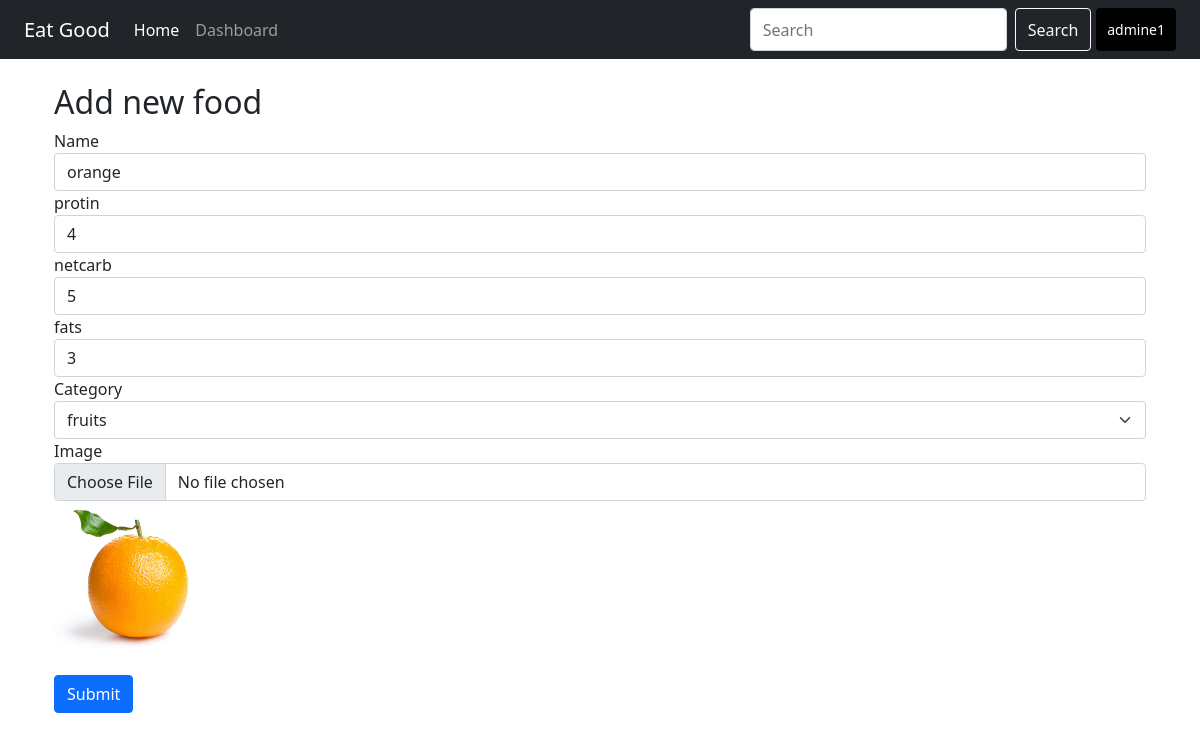
The page /editefood.php?id=4 (signed in) on the database its author committed.
### tables this page shows
CREATE TABLE IF NOT EXISTS `food` (
  `id` int(11) NOT NULL AUTO_INCREMENT,
  `name` char(150) NOT NULL,
  `protein` int(11) NOT NULL,
  `netcarb` int(11) NOT NULL,
  `fat` int(11) NOT NULL,
  `image` varchar(150) NOT NULL,
  `cat_id` int(11) NOT NULL,
  PRIMARY KEY (`id`),
  KEY `cat_id` (`cat_id`)
);

CREATE TABLE IF NOT EXISTS `categories` (
  `id` int(11) NOT NULL AUTO_INCREMENT,
  `name` char(150) NOT NULL,
  PRIMARY KEY (`id`)
);

### editefood.php (the view, shortened to what this page needs)
<?php
    require 'connection.php';
    if($_SERVER['REQUEST_METHOD'] == "GET"){
        $id =  filter_var($_GET['id'],FILTER_SANITIZE_NUMBER_INT);
        $sql  = "SELECT * from food where id = ".$id;
        $op =   mysqli_query($con,$sql);
        $sql2  = "SELECT * from categories ";
        $op2 =   mysqli_query($con,$sql2);
        if($op && $op2){
            $data = mysqli_fetch_assoc($op);
        }else{
            echo 'No data related to this id ';
        }
        $imagePath = './uploads/'.$data['image'];
    }
?>
<!DOCTYPE html>
<html lang="en">
<head>
    <?php include 'header.php';?>
</head>
<body>
    <header>
        <?php include 'navbar.php';?>
    </header>
    <br>
    <div class="container">
        <h2>Add new food</h2>
        <form method="post" action="<?php $_SERVER['PHP_SELF']?>" enctype="multipart/form-data">
            <div class="form-group">
                <label for="exampleInputEmail1">Name</label>
                <input type="text" name="name" value="<?php echo $data['name']; ?>" class="form-control" id="exampleInputName" aria-describedby="" placeholder="">
            </div>
            <div class="form-group">
                <label for="exampleInputEmail1">protin</label>
                <input type="text" name="protin" value="<?php echo $data['protein']; ?>" class="form-control" id="exampleInputName" aria-describedby="" placeholder="">
            </div>
            <div class="form-group">
                <label for="exampleInputEmail1">netcarb</label>
                <input type="text" name="netcarb" value="<?php echo $data['netcarb']; ?>" class="form-control" id="exampleInputName" aria-describedby="" placeholder="">
            </div>
            <div class="form-group">
                <label for="exampleInputEmail1">fats</label>
                <input type="text" name="fat" value="<?php echo $data['fat']; ?>" class="form-control" id="exampleInputName" aria-describedby="" placeholder="">
            </div>
            <div class="form-group">
                <label for="inputGroupFile02">Category</label>
                <select class="form-select" aria-label="Default select example" name="cat">
                    <?php while($catData=mysqli_fetch_assoc($op2)) { ?>
                        <option  <?php if($data['cat_id']  ==  $catData['id'] ){ echo 'selected';}?>  value="<?php echo $catData['id']; ?>"><?php echo $catData['name']; ?></option>
                    <?php } ?>
                </select>
            </div>
            <div class="form-group ">
                <label for="inputGroupFile02">Image</label>
                <input type="file" name="image" class="form-control" id="inputGroupFile02">
                <img width="150" height="150" src="<?php echo $imagePath ?>" alt="food">
            </div>
            <br>
            <button type="submit" class="btn btn-primary">Submit</button>
        </form>
    </div>
    <br>
</body>
</html>

### rows shown on the page
food: name "orange", protin "4", netcarb "5", fat "3", cat "fruits", image (picture)

### other values the page prints
$_SESSION['name'] "admine1"
